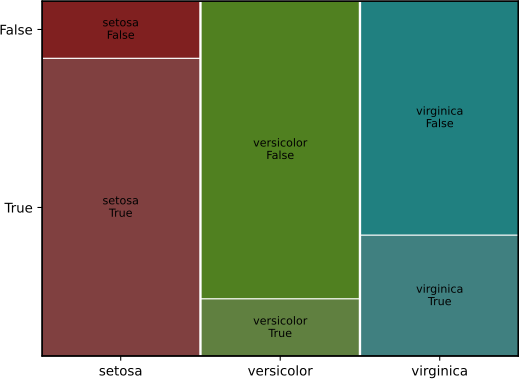

This chart was generated by the following Python code:
import statsmodels.api as sm
iris = sm.datasets.get_rdataset('iris', 'datasets').data

import pandas as pd
from statsmodels.graphics.mosaicplot \
    import mosaic

my_df = pd.DataFrame({
    'Species': iris.Species,
    'w_Sepal': iris['Sepal.Width'] > 3})
mosaic(my_df,
       index=['Species', 'w_Sepal'])

import matplotlib.pyplot as plt
plt.savefig('04-p-mosaic.pdf')
